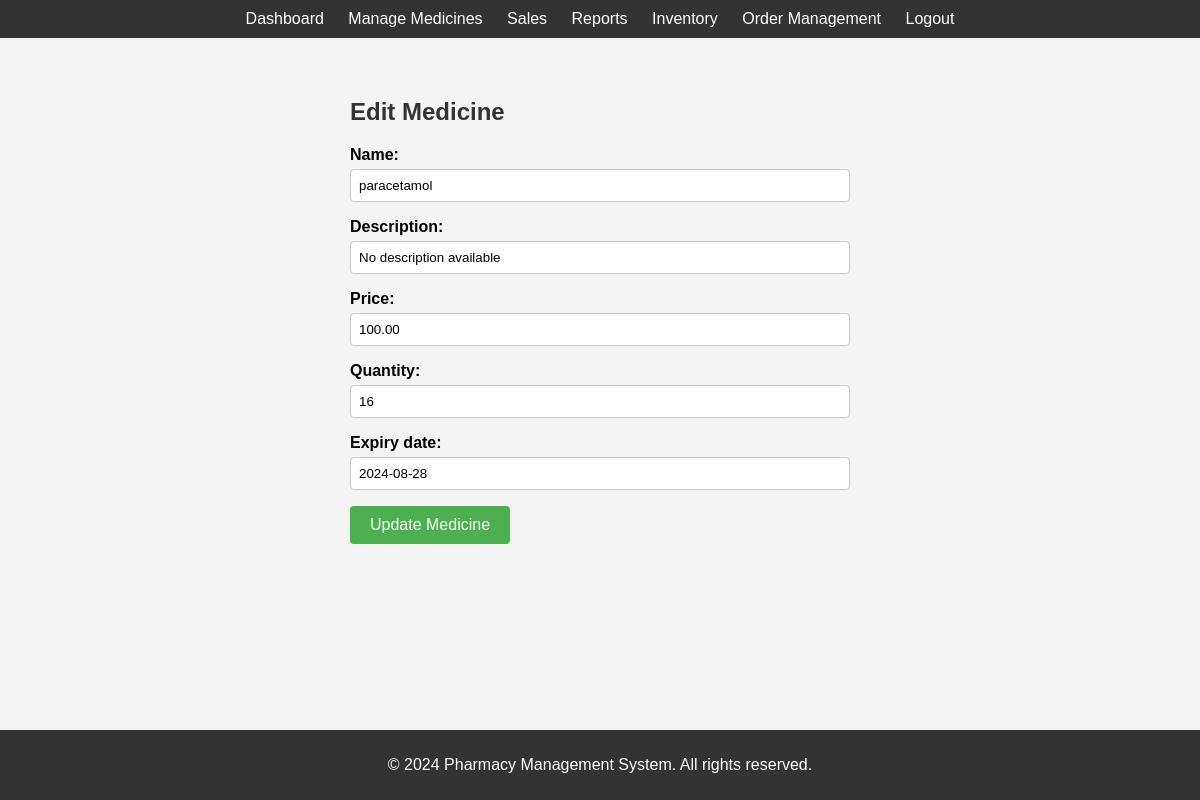
The page /edit-medicine/1/ (signed in) on the database its author committed.
### pharma/models.py (models this page shows, shortened)
class Medicine(models.Model):
    name = models.CharField(max_length=255)
    description = models.CharField(max_length=500,default="No description available")
    price = models.DecimalField(max_digits=10, decimal_places=2)
    quantity = models.IntegerField()
    expiry_date = models.DateField()

### pharma/views.py (the view)
# urls.py: path('edit-medicine/<int:pk>/', views.edit_medicine, name='edit_medicine'),
@login_required
def edit_medicine(request, pk):
    medicine = Medicine.objects.get(pk=pk)
    if request.method == 'POST':
        form = MedicineForm(request.POST, instance=medicine)
        if form.is_valid():
            form.save()
            return redirect('manage_medicine')
    else:
        form = MedicineForm(instance=medicine)
    return render(request, 'pharma/edit_medicine.html', {'form': form})

### pharma/forms.py
class MedicineForm(forms.ModelForm):
    class Meta:
        model = Medicine
        fields = ['name','description', 'price', 'quantity', 'expiry_date']

### pharma/templates/pharma/edit_medicine.html (shortened to what this page needs)
{% extends 'pharma/base.html' %}
{% load static %}
{% block content %}
<div class="edit-medicine-container">
    <h2>Edit Medicine</h2>
    <form method="post">
        {{ form.as_p }}
        <button type="submit">Update Medicine</button>
    </form>
</div>
{% endblock %}

### static/css/styles.css (style rules this page uses)
body { font-family: Arial, sans-serif; background-color: #f4f4f4; margin: 0; padding: 0; }
h1, h2 { color: #333; }
button, .btn { background-color: #4CAF50; color: white; padding: 10px 20px; text-align: center; text-decoration: none; display: inline-block; font-size: 16px; border: none; border-radius: 4px; cursor: pointer; }
label { display: block; margin-bottom: 5px; font-weight: bold; }
input[type="text"], input[type="password"], input[type="number"], input[type="date"], textarea { width: 100%; padding: 8px; box-sizing: border-box; border-radius: 4px; border: 1px solid #ccc; }
.login-container, .dashboard-container, .manage-medicine-container, .add-medicine-container, .edit-medicine-container, .sales-container, .report-container, .inventory-container { max-width: 500px; margin: 0 auto; padding: 20px; }

### rows shown on the page
Medicine: name "paracetamol", description "No description available", price "100.00", quantity "16", expiry_date "2024-08-28"
